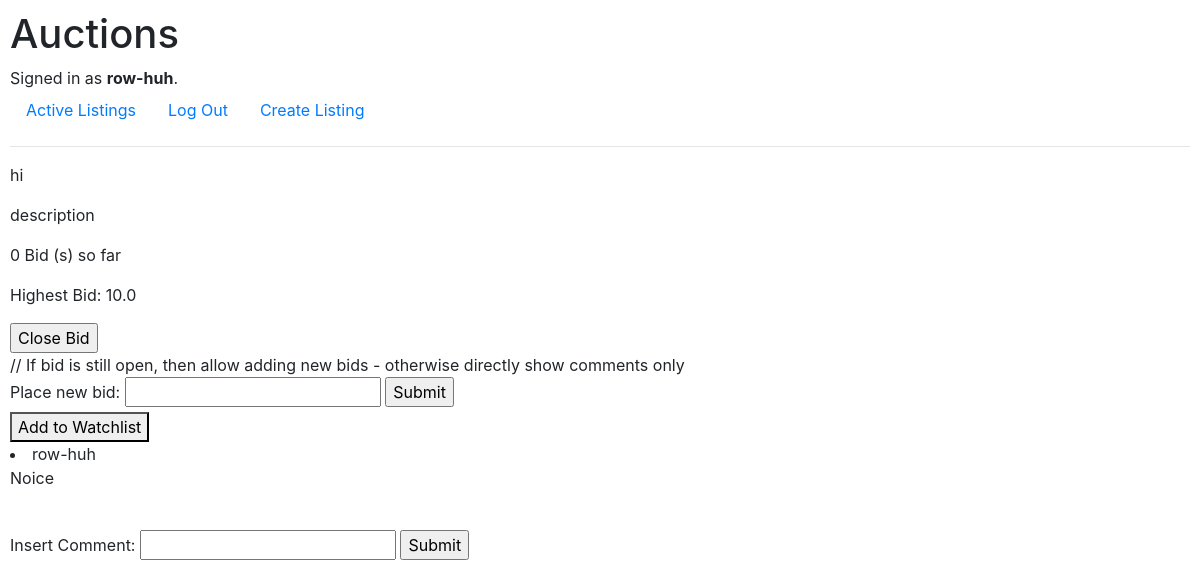
Page /listing-page/2 (signed in) on the committed database.
### auctions/models.py (models this page shows)
class User(AbstractUser):
    pass

class AuctionListings(models.Model):
    publisher_id = models.ForeignKey(User, on_delete=models.CASCADE, related_name="Auction_Publisher")
    title = models.CharField(max_length=64, default='')
    description = models.TextField(default='')
    starting_bid = models.FloatField(default=0)
    url = models.URLField(max_length=200, null=True)
    is_closed = models.BooleanField(default=False)
    closing_bid = models.ForeignKey("Bids", null=True, on_delete=models.SET_NULL, default=None)
    winning_user = models.ForeignKey(User, null=True, on_delete=models.CASCADE, default=None, related_name="Auction_Winner")

class Comments(models.Model):
    listing = models.ForeignKey(AuctionListings, on_delete=models.CASCADE)
    user = models.ForeignKey(User, on_delete=models.CASCADE)
    content = models.CharField(max_length=64)

### auctions/views.py (the view, shortened to what this page needs)
# urls.py: path("listing-page", views.listing_page, name="listing-page"),
def listing_page(request, listing_id):
    if request.method == "GET":
        listing = AuctionListings.objects.get(id=listing_id)
        print("Fetched Listing: ", listing)
        total_bids = len(Bids.objects.filter(listing_id=listing.id))
        print("Fetched total_bids: ", total_bids)
        max_bid = Bids.objects.filter(listing_id=listing_id).aggregate(Max('bid'))['bid__max']
        if (not max_bid):
            max_bid = AuctionListings.objects.get(id=listing.id).starting_bid
            print(max_bid)
        in_watchlist = WatchList.objects.filter(user=request.user, listing=listing_id).exists()
        comments = Comments.objects.filter(listing=listing)
        is_owner = True if listing.publisher_id == request.user else False
        print(comments)
        return render(request, "auctions/listing.html",
                      {'listing': listing, 'total_bids': total_bids, 'max_bid' : max_bid, 'in_watchlist': in_watchlist, 'comments': comments, 'is_owner': is_owner,
                       'is_closed': listing.is_closed,
                       'closing_bid': listing.closing_bid})

### auctions/templates/auctions/listing.html (shortened to what this page needs)
{% extends "auctions/layout.html" %}
{% block body %}
    <p>{{ listing.title }}</p>
    <p>{{ listing.description }}</p>
    <p>{{ total_bids }} Bid (s) so far</p>
    <p>Highest Bid: {{ max_bid }}</p>
    {% if is_owner %}
        <form action="{% url 'close-bid' %}">
            <input type="submit" value="Close Bid"/>
        </form>
    {% endif %}
    // If bid is still open, then allow adding new bids - otherwise directly show comments only
    {% if not is_closed %}
        <form action="{% url 'listing-page' listing.id %}" method="POST">
            <label>Place new bid:</label>
            <input name="new_bid" type="number" placeholder="{{ listing.bid }}" />
            <input type="submit" value="Submit" />
        </form>
        <form action="{% url 'add-to-watchlist' listing.id %}" method="POST">
            <button type="submit">
                {% if in_watchlist %}
                    Remove From Watchlist
                {% else %}
                    Add to Watchlist
                {% endif %}
            </button>
        </form>
    {% endif %}
    {% block comment_Section %}
        {% if comments %}
            {% for comment in comments %}
                <li>{{ comment.user.username }}</li>
                <p>{{ comment.content }}</p>
                <br/>
            {% endfor %}
        {% endif %}
        <form action="{% url 'add-comment' %}" method="POST">
            <label>Insert Comment: </label>
            <input name='comment-content' id='comment-content' type=text></input>
            <input type='submit'></input>
        </form>
    {% endblock %}
{% endblock body %}

### auctions/templates/auctions/layout.html (shortened to what this page needs)
{% load static %}
<!DOCTYPE html>
<html lang="en">
    <head>
        <link rel="stylesheet" href="https://stackpath.bootstrapcdn.com/bootstrap/4.4.1/css/bootstrap.min.css">
        <link href="{% static 'auctions/styles.css' %}" rel="stylesheet">
    </head>
    <body>
        <h1>Auctions</h1>
        <div>
            {% if user.is_authenticated %}
                Signed in as <strong>{{ user.username }}</strong>.
            {% else %}
                Not signed in.
            {% endif %}
        </div>
        <ul class="nav">
            <li class="nav-item">
                <a class="nav-link" href="{% url 'index' %}">Active Listings</a>
            </li>
            {% if user.is_authenticated %}
                <li class="nav-item">
                    <a class="nav-link" href="{% url 'logout' %}">Log Out</a>
                </li>
                <li class="nav-item">
                    <a class="nav-link" href="{% url 'create-listing' %}">Create Listing</a>
                </li>
            {% endif %}
        </ul>
        <hr>
        {% block body %}
        {% endblock %}
    </body>
</html>

### auctions/static/auctions/styles.css (style rules this page uses)
body { padding: 10px; }

### rows in the picture
User: username "row-huh"
AuctionListings: title "hi", description "description", starting_bid "10.0"
Comments: user.username "row-huh", content "Noice"

### other values in the picture
{{ total_bids }} "0"
